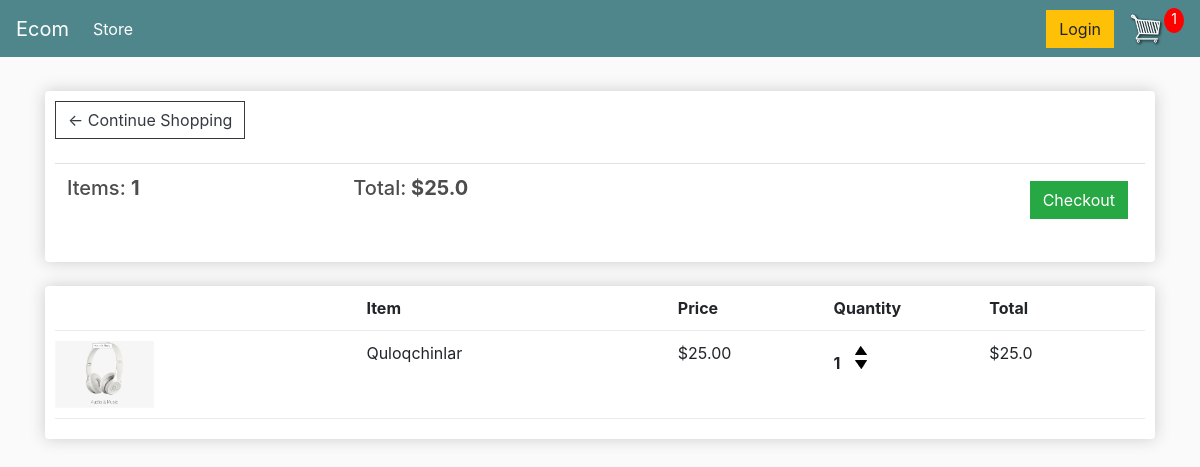
The page /cart/ (signed in) on the database as committed earlier.
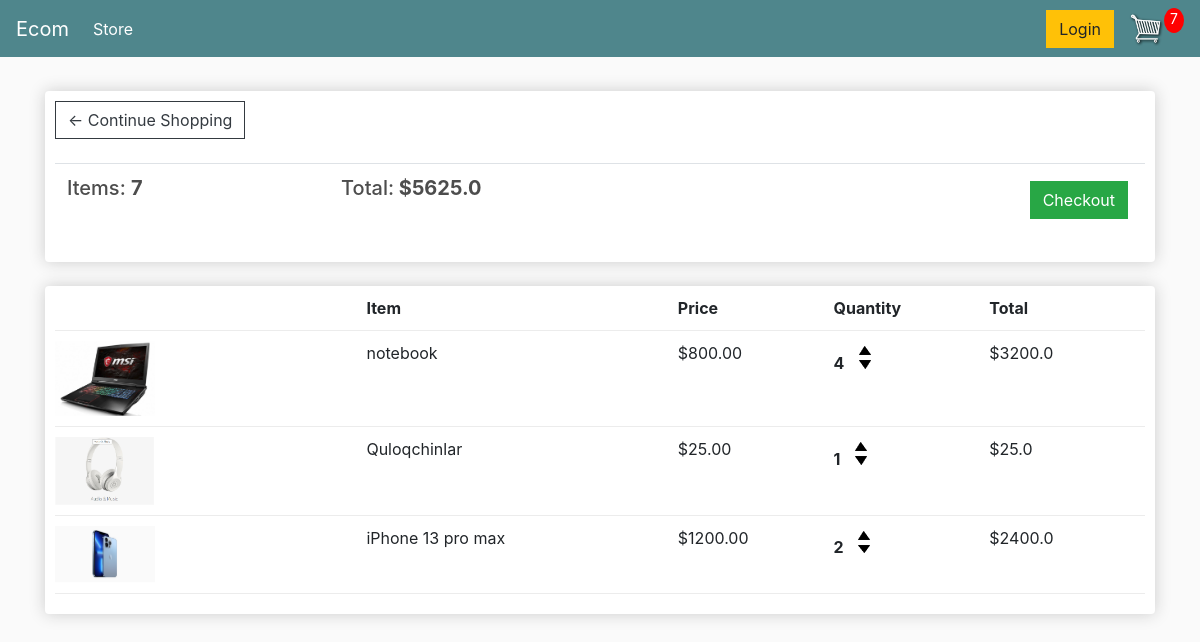
The same page on the database as committed later.
### store/models.py (models this page shows, shortened)
class Order(models.Model):
    customer = models.ForeignKey(Customer, on_delete=models.SET_NULL, null=True, blank=True)
    date_ordered = models.DateTimeField(auto_now_add=True)
    complete = models.BooleanField(default=False)
    transaction_id = models.CharField(max_length=100, null=True)
    @property
    def get_cart_total(self):
        orderitems = self.orderitem_set.all()
        total = sum([item.get_total for item in orderitems])
        return total
    @property
    def get_cart_items(self):
        orderitems = self.orderitem_set.all()
        total = sum([item.quantity for item in orderitems])
        return total

class OrderItem(models.Model):
    product = models.ForeignKey(Product, on_delete=models.SET_NULL, null=True, blank=True)
    order = models.ForeignKey(Order, on_delete=models.SET_NULL, null=True, blank=True)
    quantity = models.IntegerField(default=0, null=True, blank=True)
    date_added = models.DateTimeField(auto_now_add=True)
    @property
    def get_total(self):
        total = self.product.price * self.quantity
        return total

class Product(models.Model):
    name = models.CharField(max_length=200)
    price = models.FloatField()
    digital = models.BooleanField(default=False, null=True, blank=True)
    image = models.ImageField(null=True, blank=True)
    @property
    def imageURL(self):
        try:
            url = self.image.url
        except:
            url = ''
        return url

### store/views.py (the view)
# urls.py: path('cart/', views.cart, name="cart"),
def cart(request):
    if request.user.is_authenticated:
        customer = request.user.customer
        order, created = Order.objects.get_or_create(customer=customer, complete=False)
        items = order.orderitem_set.all()
    else:
        items = []
        order = {'get_cart_total': 0, 'get_cart_items': 0, 'shipping': False}
    context = {'items': items, 'order': order, }
    return render(request, 'store/cart.html', context)

### templates/store/cart.html
{% extends 'store/base.html' %}
{% load static %}
{% block content %}
<div class="row">
    <div class="col-lg-12">
        <div class="box-element">
            <a class="btn btn-outline-dark" href="{% url 'store' %}">&#x2190; Continue Shopping</a>
            <br>
            <br>
            <table class="table">
                <tr>
                    <th><h5>Items: <strong>{{order.get_cart_items}}</strong></h5></th>
                    <th><h5>Total:<strong>
                        ${{order.get_cart_total}}</strong></h5></th>
                    <th>
                        <a style="float:right; margin:5px;" class="btn btn-success"
                           href="{% url 'checkout' %}">Checkout</a>
                    </th>
                </tr>
            </table>
        </div>
        <br>
        <div class="box-element">
            <div class="cart-row">
                <div style="flex:2"></div>
                <div style="flex:2"><strong>Item</strong></div>
                <div style="flex:1"><strong>Price</strong></div>
                <div style="flex:1"><strong>Quantity</strong></div>
                <div style="flex:1"><strong>Total</strong></div>
            </div>
            {%for item in items%}
            <div class="cart-row">
                <div style="flex:2"><img class="row-image" src="{{item.product.imageURL}}"></div>
                <div style="flex:2"><p>{{item.product.name}}</p></div>
                <div style="flex:1"><p>${{item.product.price|floatformat:2}}</p></div>
                <div style="flex:1">
                    <p class="quantity">{{item.quantity}}</p>
                    <div class="quantity">
                        <img data-product={{item.product.id}}  data-action="add" class="chg-quantity update-cart" src="{% static  'images/arrow-up.png' %}">
                        <img data-product={{item.product.id}}  data-action="remove" class="chg-quantity update-cart" src="{% static  'images/arrow-down.png' %}">
                    </div>
                </div>
                <div style="flex:1"><p>${{item.get_total}}</p></div>
            </div>
            {% endfor%}
        </div>
    </div>
</div>
{% endblock content %}

### templates/store/base.html (shortened to what this page needs)
<!DOCTYPE html>
{% load static %}
<html>
<head>
    <link rel="stylesheet" href="https://stackpath.bootstrapcdn.com/bootstrap/4.4.1/css/bootstrap.min.css"
>
    <link rel="stylesheet" type="text/css" href="{% static 'css/main.css' %}">
</head>
<body>
<nav class="navbar navbar-expand-lg navbar-dark bg-dark">
    <a class="navbar-brand" href="{% url 'store' %}">Ecom</a>
    <div class="collapse navbar-collapse" id="navbarSupportedContent">
        <ul class="navbar-nav mr-auto">
            <li class="nav-item active">
                <a class="nav-link" href="{% url 'store' %}">Store <span class="sr-only">(current)</span></a>
            </li>
        </ul>
        <div class="form-inline my-2 my-lg-0">
            <a href="/login" class="btn btn-warning">Login</a>
            <a href="{% url 'cart' %}">
                <img id="cart-icon" src="{% static 'images/cart.png' %}">
            </a>
            <p id="cart-total">{{ order.get_cart_items}}</p>
        </div>
    </div>
</nav>
<div class="container">
    <br>
    {% block content %}
    {% endblock content %}
</div>
</body>
</html>

### static/css/main.css (style rules this page uses)
body { background-color: hsl(0, 0%, 98%); }
h1,h2,h3,h4,h5,h6 { color:hsl(0, 0%, 30%); }
.box-element { box-shadow:hsl(0, 0%, 80%) 0 0 16px; background-color: #fff; border-radius: 4px; padding: 10px; }
.bg-dark { background-color: #4f868c!important; }
#cart-icon { width:35px; display: inline-block; margin-left:15px; }
#cart-total { display: block; text-align: center; color:#fff; background-color: red; width: 20px; height: 25px; border-radius: 50%; font-size: 14px; }
.col-lg-4, .col-lg-6, .col-lg-8, .col-lg-12 { margin-top: 10px; }
.btn { border-radius: 0; }
.row-image { width: 100px; }
.cart-row { display: flex; align-items: flex-stretch; padding-bottom: 10px; margin-bottom: 10px; border-bottom: 1px solid #ececec; }
.quantity { display: inline-block; font-weight: 700; padding-right:10px; }
.chg-quantity { width: 12px; cursor: pointer; display: block; margin-top: 5px; transition:.1s; }

Rows that differ between the two databases and show on the page:
removed Order: get_cart_items "1", get_cart_total "25.0"
added Order: get_cart_items "7", get_cart_total "5625.0"
added OrderItem: product.imageURL (picture), product.name "notebook", product.price "800.00", quantity "4", get_total "3200.0"
added OrderItem: product.imageURL (picture), product.name "iPhone 13 pro max", product.price "1200.00", quantity "2", get_total "2400.0"
